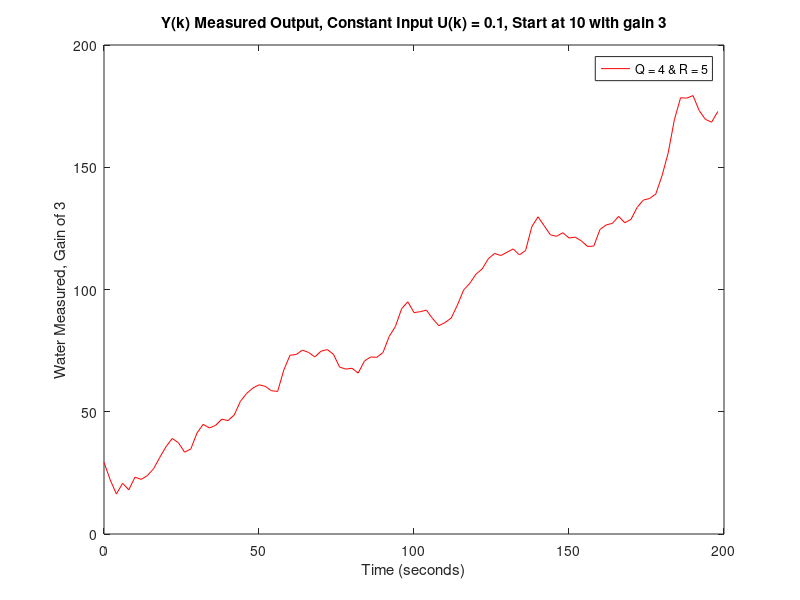

Write the MATLAB code that produced this figure.
% Define system
A = 1;
B = 2;
C = 3;
D = 0;
Uk = 0.1;   % real input trickle
initial_state_estimate = 10;

% Simulate system dynamics and measurement
N = 100;
timestep = B;               % time step duration in seconds
time = timestep * (0:N-1);  % time axis for plot

% Create 2D placeholder array for 3 different settings and N measured outputs
x = zeros(3, N);
y = zeros(3, N);

% Create the random noise
arr_Rand_Noise = randn(100, 1);

% Cycle through the 3 different settings
for i = 1:1
    if i == 1
        Q = 4;
        R = 5;
    elseif i == 2
        Q = 4;
        R = 0;
    else
        Q = 0;
        R = 5;
    end

    % Generate process noise
    w = sqrt(Q) * arr_Rand_Noise;

    % Generate measurement noise
    v = sqrt(R) * arr_Rand_Noise;

    % Initial state estimate
    x(i,1) = initial_state_estimate;
    
    % Simulate across time
    for k = 1:N-1
        % True system dynamics with process noise
        x(i,k+1) = A*x(i,k) + B*Uk + w(k);
        % Measured output with measurement noise
        y(i,k) = C*x(i,k) + D*Uk + v(k);
    end

    % cover the last data point
    y(i,N) = C*x(i,N) + D*Uk + v(N);
end

% Plot the results
figure;
plot(time, y(1,:), '-r');
legend('Q = 4 & R = 5');
title('Y(k) Measured Output, Constant Input U(k) = 0.1, Start at 10 with gain 3');
xlabel('Time (seconds)');
ylabel('Water Measured, Gain of 3');